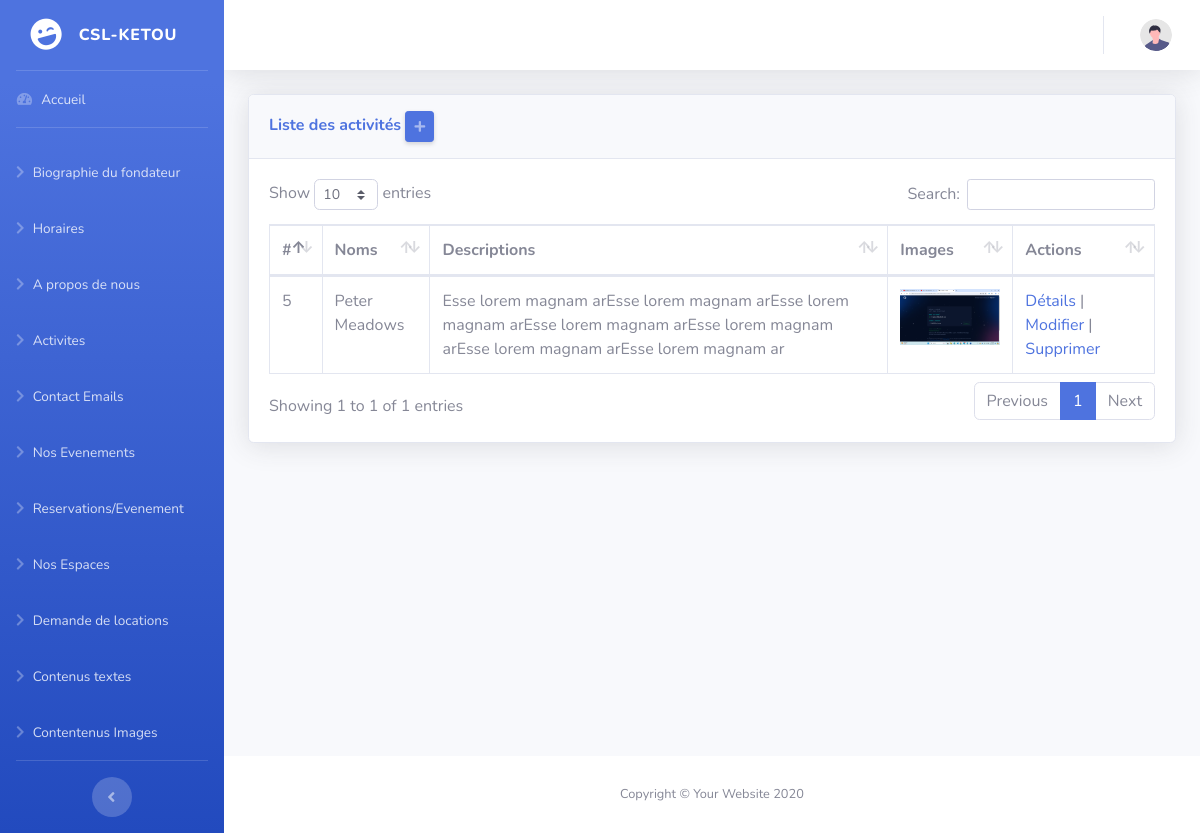
/Admin/csl-backend/activities/index.php, run on the app's committed database.
### tables this page shows
CREATE TABLE `activities` (
  `id` int(11) NOT NULL,
  `name` varchar(255) NOT NULL,
  `description` text NOT NULL,
  `little_title` varchar(255) NOT NULL,
  `image` varchar(255) NOT NULL,
  `created_at` timestamp NOT NULL DEFAULT current_timestamp(),
  `updated_at` timestamp NOT NULL DEFAULT current_timestamp() ON UPDATE current_timestamp()
);

### Admin/csl-backend/activities/index.php (the view, shortened to what this page needs)
<?php
require '../../../config/database.php';
$stmt = $pdo->query("SELECT * FROM activities");
$aboutUs = $stmt->fetchAll(PDO::FETCH_ASSOC);
?>
<!DOCTYPE html>
<html lang="en">
<head>
    <?php
        include('../includes/links.php')
    ?>
</head>
<body id="page-top">
    <div id="wrapper">
         <?php
            include('../includes/sidebar.php')
        ?>
        <div id="content-wrapper" class="d-flex flex-column">
            <div id="content">
                 <?php
                    include('../includes/navbar.php')
                ?>
                <div class="container-fluid">
                    <div class="card shadow mb-4">
                        <div class="card-header py-3">
                            <h6 class="m-0 font-weight-bold text-primary">Liste des activités <a href="create.php" class="d-none d-sm-inline-block btn btn-sm btn-primary shadow-sm"><i class="fas fa-plus fa-sm text-white-50"></i></a></h6>
                        </div>
                        <div class="card-body">
                            <div class="table-responsive">
                                <table class="table table-bordered" id="dataTable" width="100%" cellspacing="0">
                                    <thead>
                                        <tr>
                                            <th>#</th>
                                            <th>Noms</th>
                                            <th>Descriptions</th>
                                            <th>Images</th>
                                            <th>Actions</th>
                                        </tr>
                                    </thead>
                                    <tbody>
                                        <?php foreach ($aboutUs as $item): ?>
                                            <tr>
                                                <td><?= $item['id'] ?></td>
                                                <td><?= htmlspecialchars($item['name']) ?></td>
                                                <td><?= htmlspecialchars($item['description']) ?></td>
                                                <td>
                                                    <center>
                                                        <img src="../../../image/<?= htmlspecialchars($item['image']) ?>" alt="<?= htmlspecialchars($item['name']) ?>" width="100">
                                                    </center>
                                                </td>
                                                <td>
                                                    <a href="detail.php?id=<?= $item['id'] ?>">Détails</a> |
                                                    <a href="edit.php?id=<?= $item['id'] ?>">Modifier</a> |
                                                    <a href="delete.php?id=<?= $item['id'] ?>" onclick="return confirm('Êtes-vous sûr ?')">Supprimer</a>
                                                </td>
                                            </tr>
                                        <?php endforeach; ?>
                                    </tbody>
                                </table>
                            </div>
                        </div>
                    </div>
                </div>
            </div>
             <?php
                include('../includes/footer.php');
             ?>
        </div>
    </div>
</body>
</html>

### data on the page
activities: id "5", name "Peter Meadows", description "Esse lorem magnam arEsse lorem magnam arEsse lorem magnam arEsse lorem magnam arEsse lorem magnam arEsse lorem magnam arEsse lorem magnam ar", image (picture)
